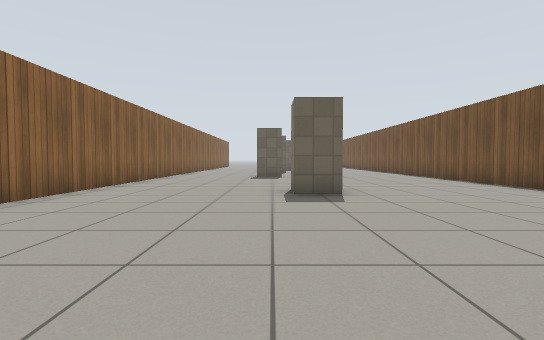
[1] (above)

20 first-person views from a walk through a robot-simulator world made for Gazebo. The camera is 0.72 m above the floor, tilts 2° down and sees 85° across. The floor is counted in squares, 1 m on a side. Each view is taken from the middle of a square. On the plan, view 1 faces up. The plan holds only what a view shows up to about 10 squares ahead; the rest is blank. Simple patterns stand in for the simulator's built-in surfaces.

[2]
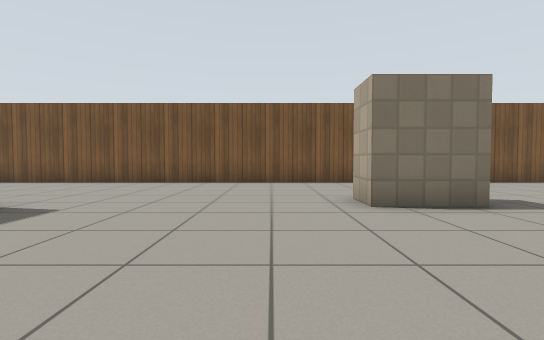

[3]
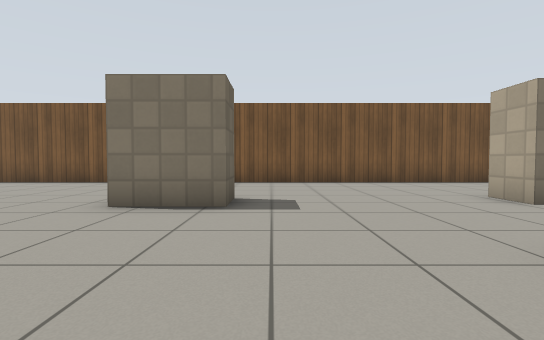

[4]
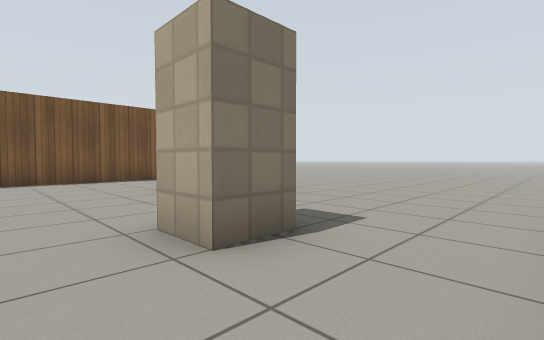

[5]
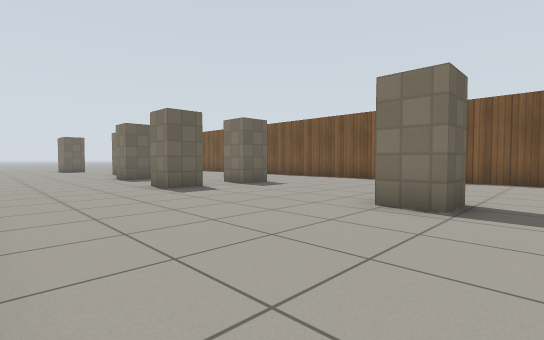

[6]
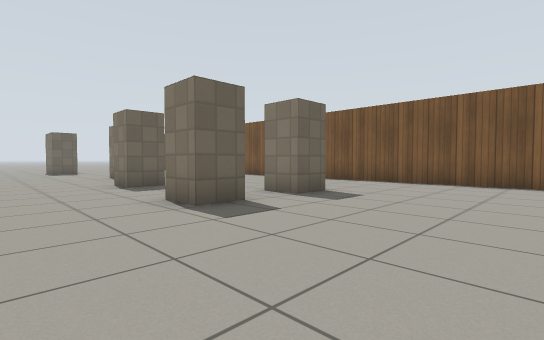

[7]
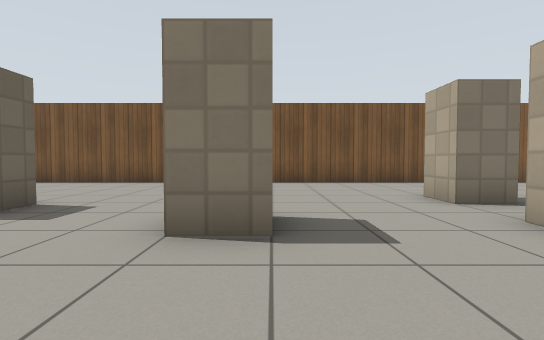

[8]
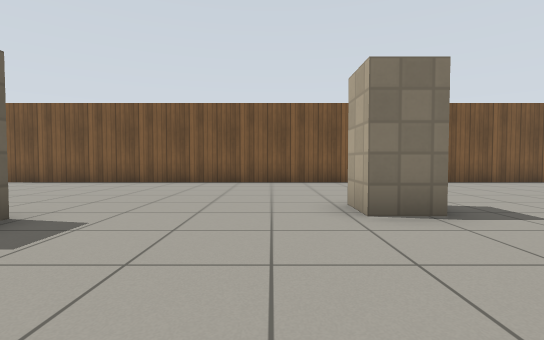

[9]
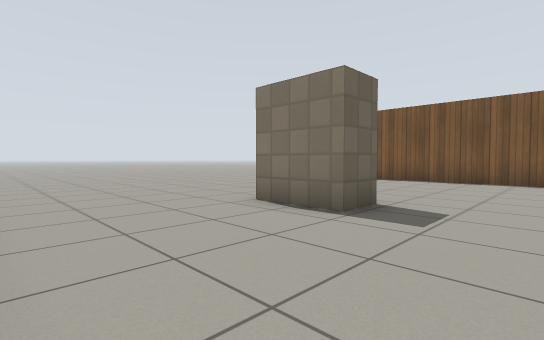

[10]
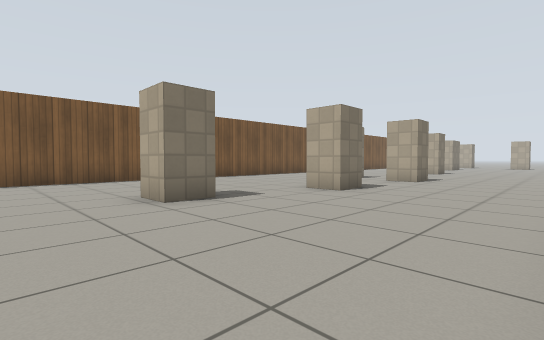

[11]
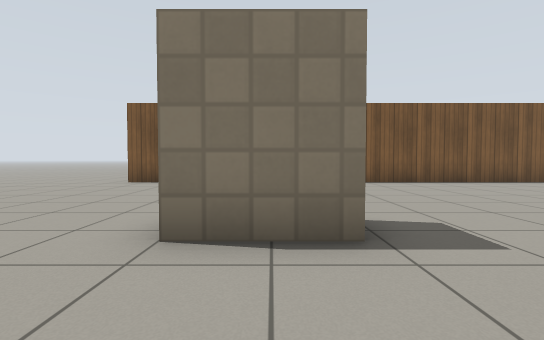

[12]
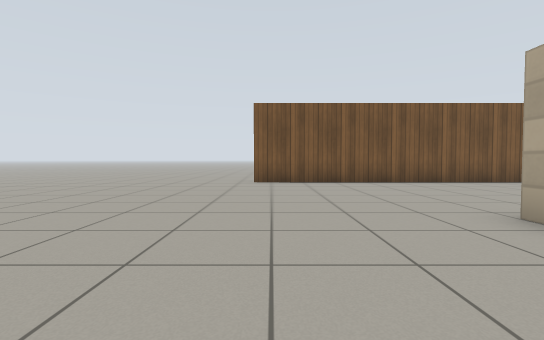

[13]
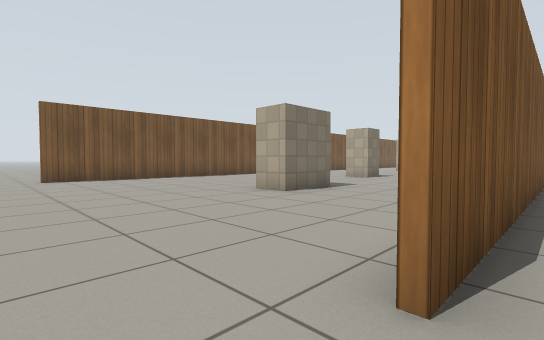

[14]
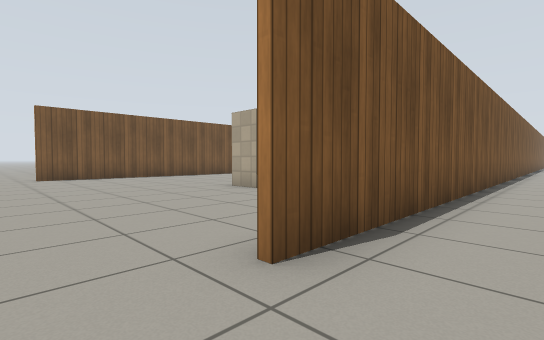

[15]
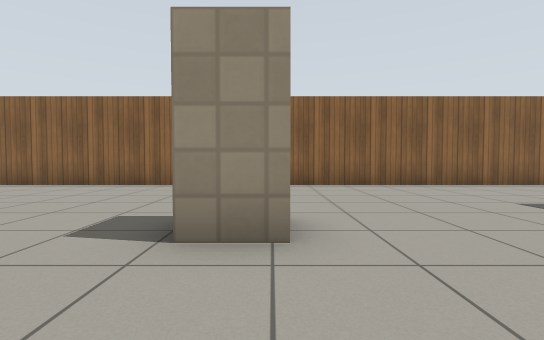

[16]
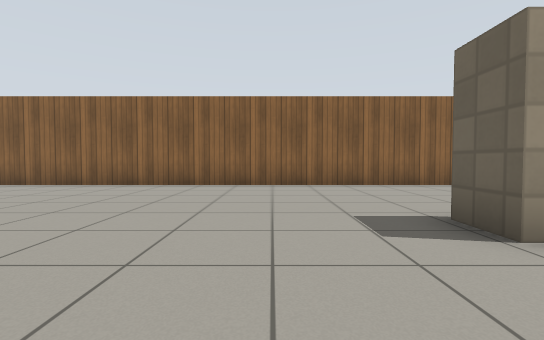

[17]
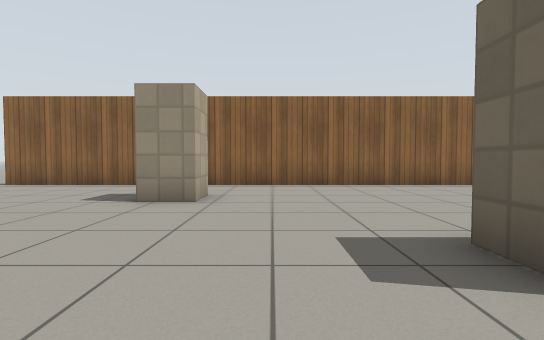

[18]
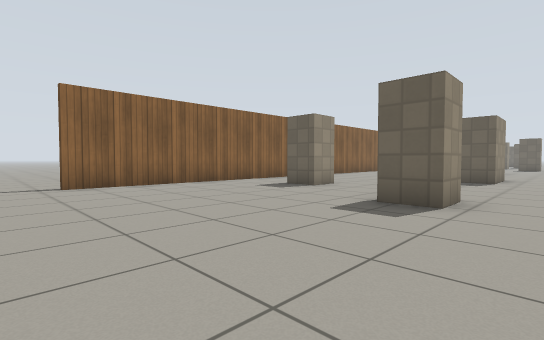

[19]
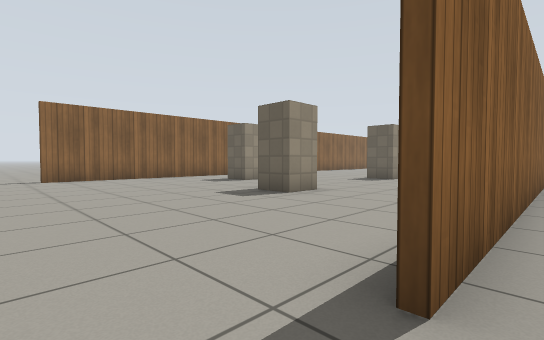

[20]
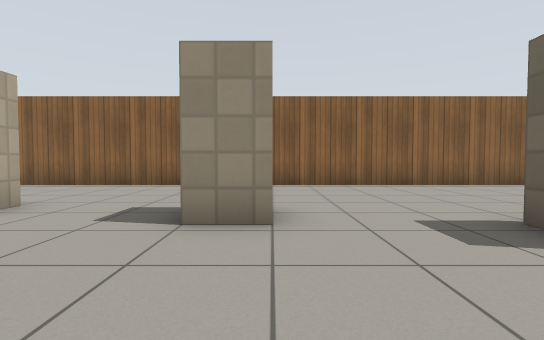

### Floor plan
Points are (right, up) in squares from view 1. A wall is a line through its corners. A room is listed if a view was taken in it or the views show most of it. See-through windows are left out.
Room 1 (views 1, 2, 3, 4, 5, 6, 7, 8, 9, 10, 11, 12, 15, 16, 17, 18, 20)
walls: (0.5, 12.1) (-0.6, 12.1) (-0.6, 13.1) (0.5, 13.1); (2.9, 12.1) (1.8, 12.1) (1.8, 13.1) (2.9, 13.1); (1.5, 7.2) (1.5, 6.1) (0.5, 6.1) (0.5, 7.2); (0.7, 16) (-0.3, 16) (-0.3, 17) (0.7, 17) (0.7, 16); (-4.4, 14.8) (-4.4, -10.6); (1.5, 0.5) (2.5, 0.5) (2.5, -1.3) (1.5, -1.3) (1.5, 0.5); (1.8, 19.8) (0.7, 19.8) (0.7, 20.8) (1.8, 20.8); (-1, -4.3) (-1, -5.3) (-2, -5.3) (-2, -4.3) (-1, -4.3); (-4.4, 24.2) (-4.4, 17); (0.6, 25.2) (-0.4, 25.2) (-0.4, 27) (0.6, 27); (1.6, -6.2) (2.7, -6.2) (2.7, -7.2) (1.6, -7.2); (6.4, -9) (6.4, 30.6)
ways out: opening at (-5, -11.5) to room 2; opening at (-5, 31.5) to room 2; opening at (6, -11.5) to room 3; opening at (6, 31.5) to room 3
Room 2 (views 13, 14)
walls: (-4.6, 19.1) (-4.6, 30.6)
ways out: opening at (-5, -11.5) to room 1; opening at (-5, 31.5) to room 1
Room 3 (view 19)
walls: (6.6, -2.4) (6.6, -10.6)
ways out: opening at (6, -11.5) to room 1; opening at (6, 31.5) to room 1

Positions as (right, up) in squares from view 1, and headings:
1: (0, 0), facing up
2: (-3, 2), facing right
3: (-3, -2), facing right
4: (-4, -3), facing down-right
5: (-4, 5), facing up-right
6: (-3, 8), facing up-right
7: (-3, 16), facing right
8: (-3, 22), facing right
9: (-4, 23), facing up-right
10: (-4, 23), facing down-right
11: (-3, 26), facing right
12: (-3, 30), facing right
13: (-5, 32), facing down-right
14: (-6, 32), facing down-right
15: (4, 7), facing left
16: (4, 4), facing left
17: (4, -3), facing left
18: (4, -12), facing up-left
19: (7, -12), facing up-left
20: (4, 17), facing left
